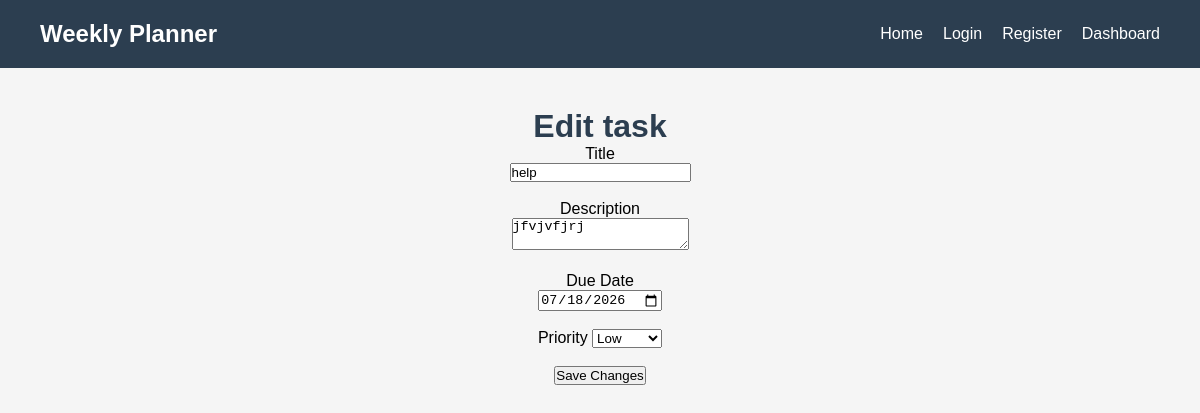
Page /edit_task/2 (signed in) on the committed database.
### tables this page shows
CREATE TABLE tasks(
            id INTEGER PRIMARY KEY AUTOINCREMENT,
            title TEXT NOT NULL,
            description TEXT,
            due_date TEXT,
            priority TEXT,
            status TEXT DEFAULT 'Not Started',
            created_at TEXT,
            user_id INTEGER NOT NULL,
            FOREIGN KEY(user_id) REFERENCES users(id)
        );

### app.py (the view, shortened to what this page needs)
@app.route("/edit_task/<int:task_id>", methods=["GET", "POST"])
def edit_task(task_id):
    if "user_id" not in session:
        return redirect(url_for("login"))
    task = get_task_by_id(task_id, session["user_id"])
    return render_template("edit_task.html", task=task)

### database.py (called while the page is built)
def get_task_by_id(task_id, user_id):
    connection = sqlite3.connect("planner.db")
    connection.row_factory = sqlite3.Row
    cursor = connection.cursor()
    cursor.execute("SELECT * FROM tasks WHERE id =? AND user_id = ?", (task_id, user_id))
    task = cursor.fetchone()
    connection.close()
    return task

### templates/edit_task.html (shortened to what this page needs)
{% extends "base.html" %}
{% block content %}
<h1>Edit task</h1>
<form method="POST">
    <label>Title</label><br>
    <input type="text" name="title" value="{{ task['title']}}" required><br><br>
    <label>Description</label><br>
    <textarea name="description">{{ task['description'] }}</textarea><br><br>
    <label>Due Date</label><br>
    <input type="date" name="due_date" value="{{ task['due_date']}}"><br><br>
    <label>Priority</label>
    <select name="priority">
        <option value="Low" {% if task['priority'] == 'Low' %}selected{% endif %}>Low</option>
    </select>
    <br><br>
    <button type="submit">Save Changes</button>
</form>
{% endblock %}

### static/css/style.css (style rules this page uses)
body { font-family: Arial, sans-serif; background-color: #f5f7fa; text-align: center; }
h1 { color: #2c3e50; }
* { margin: 0; padding: 0; box-sizing: border-box; }
body { font-family: Arial, sans-serif; background: #f5f5f5; }

### rows in the picture
tasks: title "help", description "jfvjvfjrj", due_date "07/18/2026", priority "Low"
